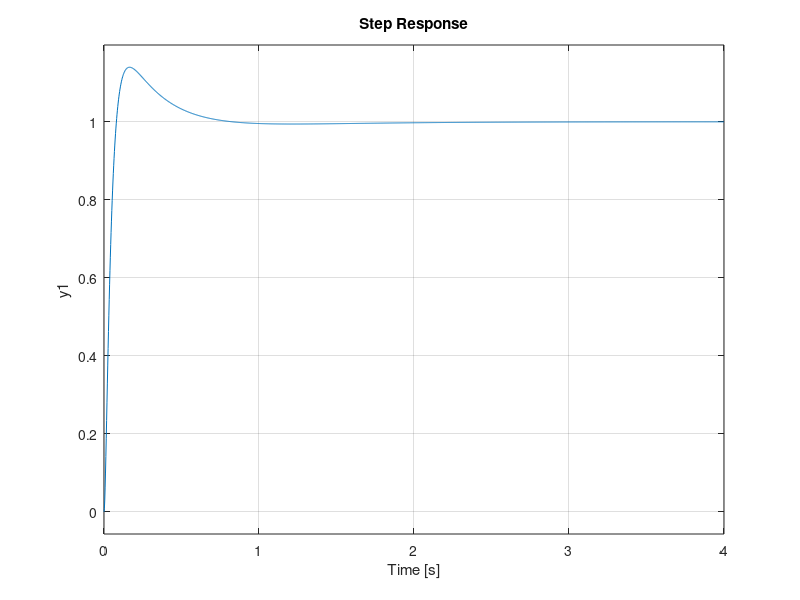

The MATLAB script that drew this image: (Note: this script raises an error after producing the figure.)
clear; close all; clc

g = 9.81;
Ac = [0 1 0 0; 0 0 0 0; 0 0 0 1; 0 0 0 0];
Bc = (-5/7)*g*[0 0; 1 0; 0 0; 0 1];
Cc = [1 0 0 0; 0 0 1 0];
Dc = [0 0; 0 0];
x0 = [0;0;0;0]; % Initial point

Ts = 0.1;
ss_c = ss(Ac, Bc, Cc, Dc);
sys_tf = tf(ss_c);
sys_tf1 = tf(ss_c(1, 1));
sys_tf2 = tf(ss_c(2, 2));

[A_1, B_1, C_1, D_1] = ssdata(sys_tf1);
[A_2, B_2, C_2, D_2] = ssdata(sys_tf2);

dsys1=c2d(sys_tf1,Ts,'z');
[num,den]=tfdata(dsys1,'v');

dsys2=c2d(sys_tf2,Ts,'z');
[num2,den2]=tfdata(dsys2,'v');


%% PID tunings from SISOTOOL
s = tf('s');

kp = -15.248335277286007;
ki = -17.124007265757687;
kd = -3.334131697914507;

N = 1/0.007643411387293;
C1 = kp+ki*(1/s)+kd*(N/(1+N*(1/s)));

%% Test stability
s = tf('s');
step(sys_tf1*C1/(1+sys_tf1*C1))

%% ref

t = Ts*(0:N);

r = 0.1; % Radius of the circular reference trajectory
T = 20; % Period of the circular reference trajectory

x_center = 0.1;
y_center = 0.1;
x_ref = [r*cos(2*pi*t/T); zeros(1, N+1)];
y_ref = [zeros(1, N+1); r*sin(2*pi*t/T)]; % Reference trajectory
x_ref(1,:) = x_ref(1,:) + x_center;
y_ref(2,:) = y_ref(2,:) + y_center;

%% ref
% reference 
N = 1000; % Samples
t = Ts*(0:N);

r = 0.1; % Radius of the circular reference trajectory
T = 20; % Period of the circular reference trajectory

x_center = 0.1;
y_center = 0.1;
x_ref = r*cos(2*pi*t/T);
y_ref = r*sin(2*pi*t/T); % Reference trajectory
x_ref = x_ref + x_center;
y_ref = y_ref + y_center;

%% Simulate seperatly
[px] = lsim(feedback(sys_tf1*C1,1),x_ref,t);
[py] = lsim(feedback(sys_tf1*C1,1),y_ref,t);
plot(px,py)

%% Simulate in loop
% Define the saturation limits
lowerLimit = -1;
upperLimit = 1;

% Define the reference signal
t = 0:0.01:10;  % Time vector
r = sin(t);     % Example reference signal

% Initialize the input, output, and error vectors
u = zeros(1,length(t));
y = zeros(2,length(t));
x = zeros(2,length(t));
error_previous = 0;
integral = 0;
derivative_previous = 0;

% Define the controller gains
kp = -15.248335277286007;
ki = -17.124007265757687;
kd = -3.334131697914507;
N = 1/0.007643411387293;

ss_tf1 = ss(sys_tf1);

% Simulation loop
for i = 2:length(t)
    % Compute the error between the reference and system output
    error = r(i) - y(i-1);

    % Compute the proportional term
    P = Kp * error;

    % Compute the integral term
    integral = integral + Ki * error;

%     % Apply anti-windup to the integral term
%     if integral > upperLimit
%         integral = upperLimit;
%     elseif integral < lowerLimit
%         integral = lowerLimit;
%     end

    % Compute the derivative term
    derivative = Kd * (N * (error - error_previous) - (N - 1) * derivative_previous);

    % Compute the control signal
    control_signal = P + integral + derivative;

    % Apply saturation to the control signal
    u(i) = max(min(control_signal, upperLimit), lowerLimit);

    % Compute the system response
    x(:,i+1) = ss_tf1.A*x(:,i)+ss_tf1.B*u(i);
    y(:,i+1) = ss_tf1.C*x(:,i);

    % Update the previous error and derivative for the next iteration
    error_previous = error;
    derivative_previous = derivative;
end


